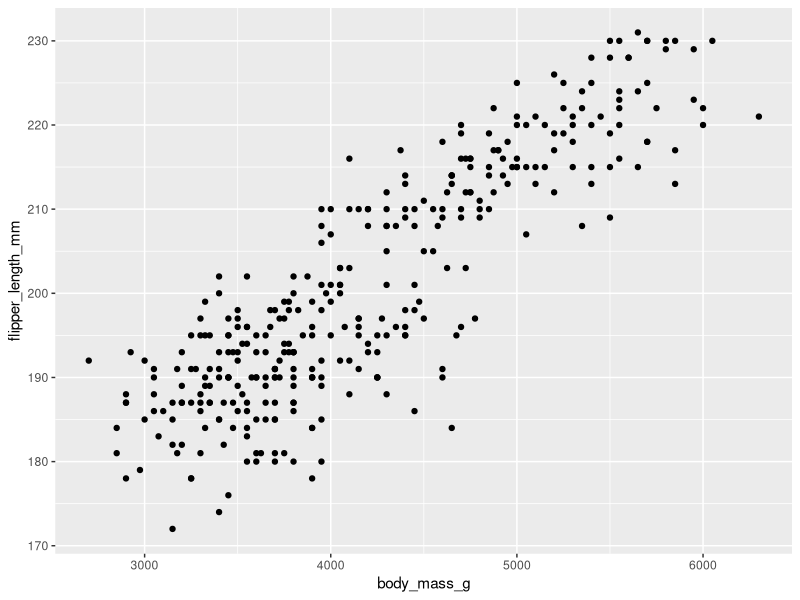
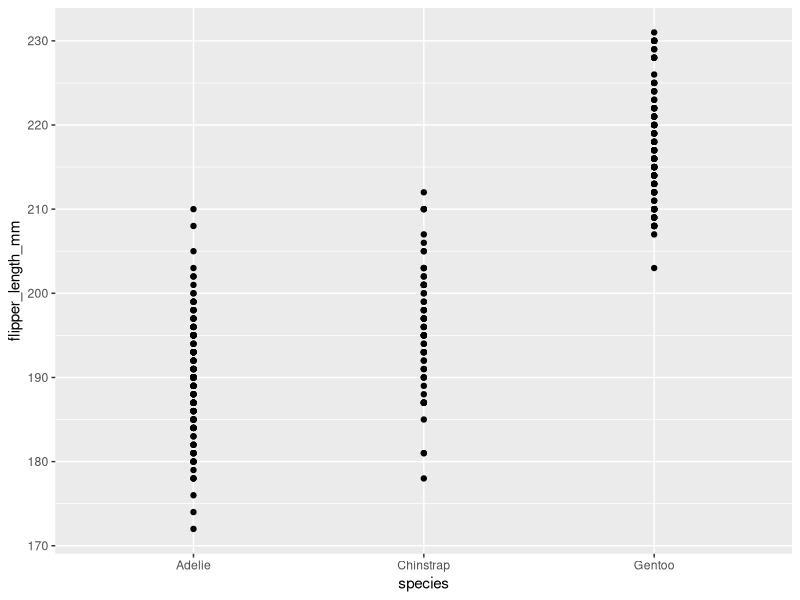
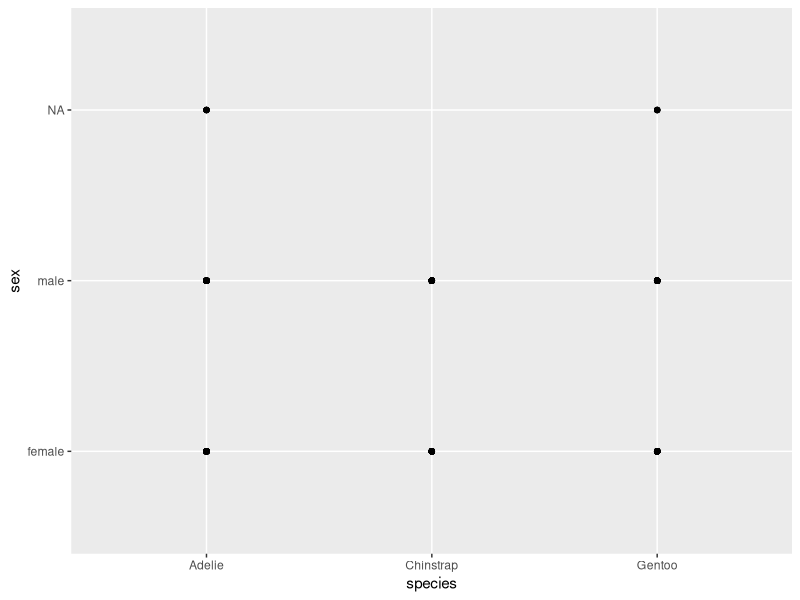
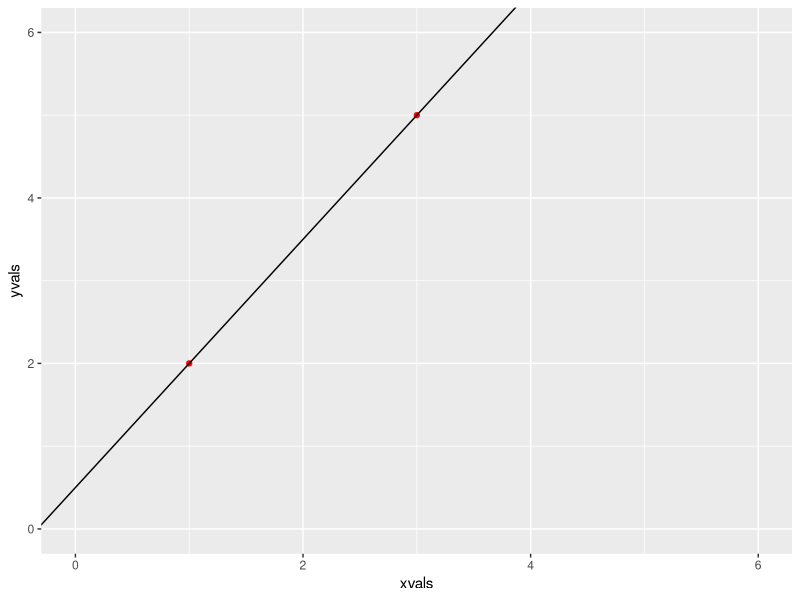
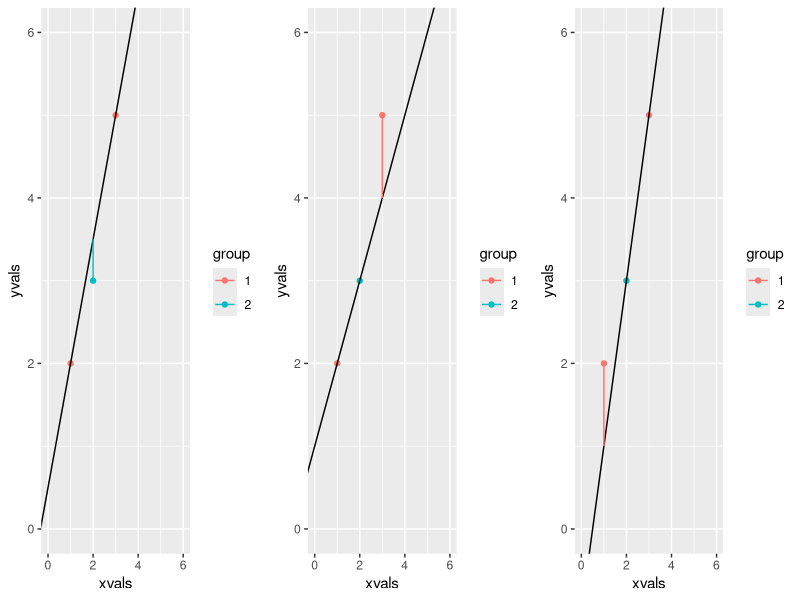
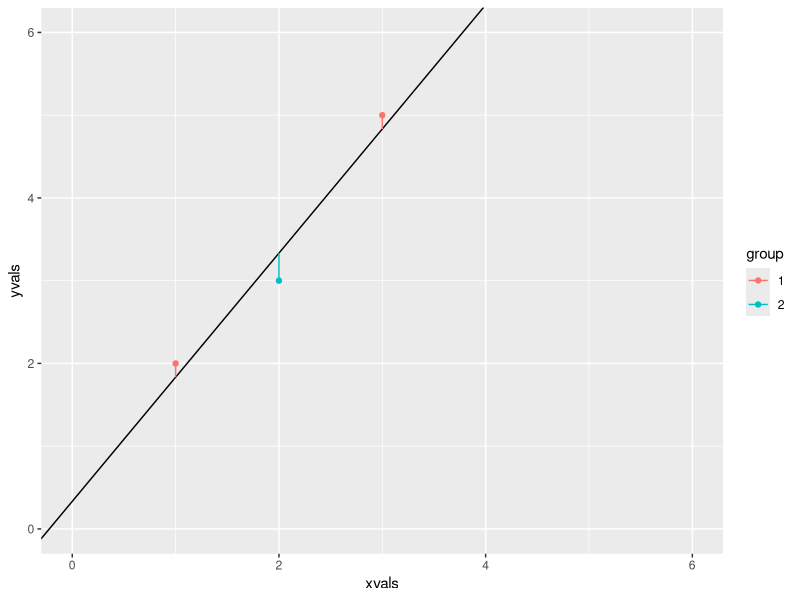
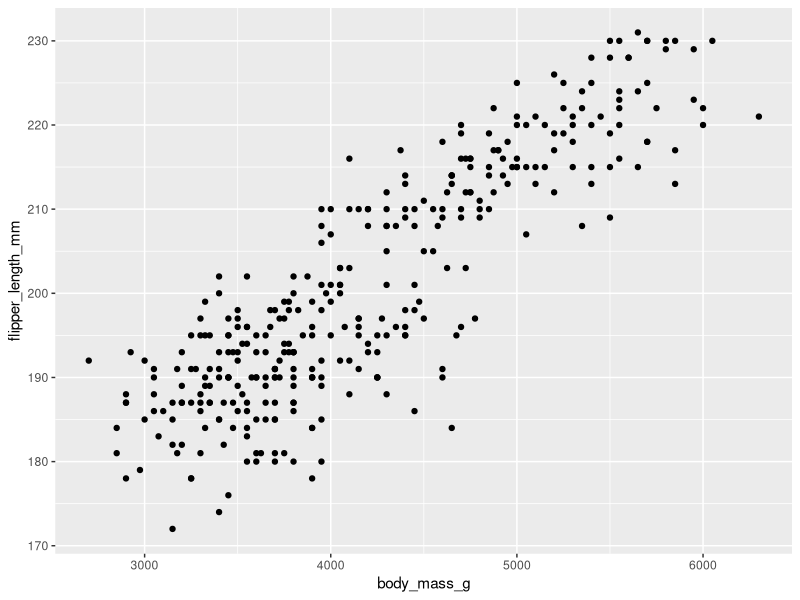
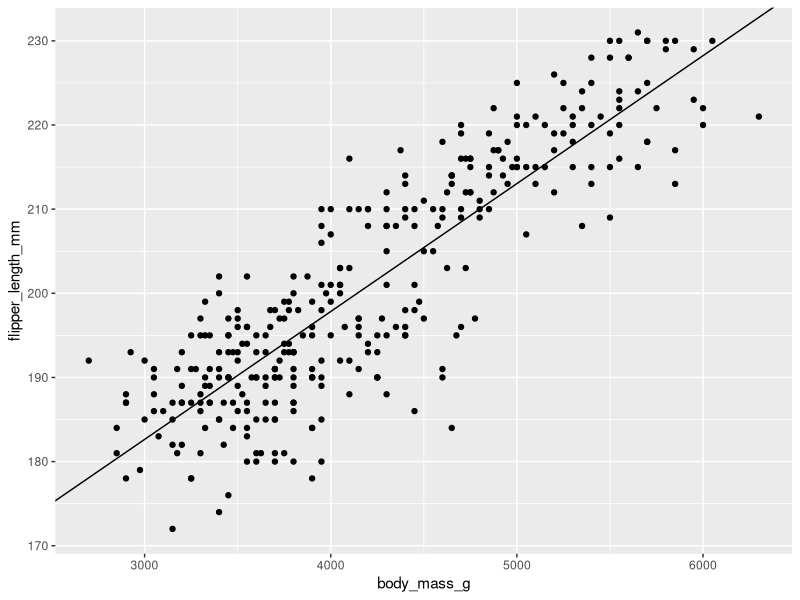

R code for these plots, in order:
## ---- chunk 1
setwd('~/Desktop/Sentencing/')
library(tidyverse)
library(palmerpenguins)
library(gridExtra)
peng = penguins %>% na.omit()
knitr::opts_chunk$set(fig.width=4, fig.height=4) 

## ---- chunk 2
head(penguins)
## ---- chunk 3
ggplot(penguins, aes(x=body_mass_g, y=flipper_length_mm)) + geom_point()
## ---- chunk 4
ggplot(penguins, aes(x=species, y=flipper_length_mm)) + geom_point()
## ---- chunk 5
ggplot(penguins, aes(x=species, y=sex)) + geom_point()
## ---- chunk 6
twopoints <- data.frame(xvals = c(1,3), yvals = c(2,5))
head(twopoints)
## ---- chunk 7
twoplot <- ggplot(twopoints, aes(x=xvals, y=yvals)) + 
  geom_point(color='red') + 
  xlim(0,6) + 
  ylim(0,6)
## ---- chunk 8
twoplot + geom_abline(slope=3/2, intercept = 1/2)
## ---- chunk 9
twolinear <- lm(formula = yvals ~ xvals, data=twopoints)
twolinear
## ---- chunk 10
twopoints$group = as.factor(1)
threepoints = rbind(twopoints, data.frame(xvals = 2, yvals = 3, group=as.factor(2)))
threepoints$yfit1 = threepoints$xvals*3/2+1/2
threepoints$yfit2 = threepoints$xvals+1
threepoints$yfit3 = threepoints$xvals*2-1

threeplot = ggplot(threepoints, aes(x=xvals, y = yvals, color=group)) + geom_point()  + xlim(0,6) + ylim(0,6)

grid.arrange(
threeplot + geom_abline(slope=3/2, intercept = 1/2)+  geom_segment(aes(xend = xvals, yend = yfit1)),
threeplot + geom_abline(slope=1, intercept = 1) + geom_segment(aes(xend = xvals, yend = yfit2)),
threeplot + geom_abline(slope=2, intercept = -1) +  geom_segment(aes(xend = xvals, yend = yfit3)),
ncol=3
)
## ---- chunk 11
threelinear = lm(formula=yvals~xvals, data=threepoints)
threelinear
## ---- chunk 12
threepoints$linfit = 1.5*threepoints$xvals + 0.3333
ggplot(threepoints, aes(x=xvals, y = yvals, color=group)) + 
  geom_point()  + 
  xlim(0,6) + ylim(0,6)+ 
  geom_abline(slope=1.5, intercept=0.3333) + 
  geom_segment(aes(xend = xvals, yend = linfit))
## ---- chunk 13
pengscat = ggplot(penguins, aes(x=body_mass_g, y=flipper_length_mm)) + geom_point()
pengscat
## ---- chunk 14
pengfit = lm(formula = flipper_length_mm ~ body_mass_g, data = peng)
pengfit
## ---- chunk 15
pengscat + geom_abline(slope= 0.0152, intercept = 137.0396)
## ---- chunk 16
peng$isAdelie = ifelse(peng$species=='Adelie',1,0)
adelieplot = ggplot(peng, aes(x=isAdelie, y=flipper_length_mm)) + geom_point()
adelieplot
## ---- chunk 17
amodel = lm(formula = flipper_length_mm~isAdelie, data=peng)
amodel
## ---- chunk 18
adelieplot + geom_abline(slope=-19.35, intercept=209.45)
## ---- chunk 19
peng$isChinstrap = ifelse(peng$species=='Chinstrap',1,0)
peng$isGentoo = ifelse(peng$species=='Gentoo',1,0)

cmodel = lm(formula = flipper_length_mm~isChinstrap, data=peng)
gmodel = lm(formula = flipper_length_mm~isGentoo, data=peng)

speciesbase = ggplot(peng, aes(y=flipper_length_mm)) 
aplot= speciesbase + geom_point(aes(x=isAdelie)) + geom_abline(slope=amodel$coefficients[2], intercept=amodel$coefficients[1])
cplot = speciesbase + geom_point(aes(x=isChinstrap)) + geom_abline(slope=cmodel$coefficients[2], intercept=cmodel$coefficients[1])
gplot = speciesbase + geom_point(aes(x=isGentoo)) + geom_abline(slope=gmodel$coefficients[2], intercept=gmodel$coefficients[1])

grid.arrange( aplot, cplot, gplot, ncol=3)
## ---- chunk 20
linmodel <- lm(flipper_length_mm ~ species, data = peng)
linmodel
## ---- chunk 21
peng_encoded = peng %>% mutate(value = 1) %>% spread(species, value, fill = 0 )
head(peng_encoded)
